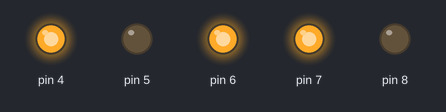
This sketch was run on a simulated Arduino Uno, built with avr-gcc and run on an emulated ATmega328P. Parts: output pins drawn as LEDs (lit = HIGH).

Above: at 0.1 s.
Timing chart, 0 to 1.6 s (numbered marks = the images above):
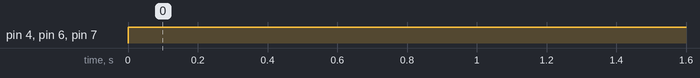

The sketch:

Arduino_uno_y_l293d1.ino
```cpp
void setup()
{
  pinMode(6, OUTPUT);
  pinMode(7, OUTPUT);
  pinMode(8, OUTPUT);
  pinMode(4, OUTPUT);
  pinMode(5, OUTPUT);
  pinMode(6, OUTPUT);
}

void loop()
{
  digitalWrite(7, HIGH);
  digitalWrite(8, LOW);
  digitalWrite(9, HIGH);

  digitalWrite(6, HIGH);
  digitalWrite(5, LOW);
  digitalWrite(4, HIGH);

}
```

Measured:
- by itself, pin 4, pin 6, pin 7: LOW → HIGH at 0.00 s
